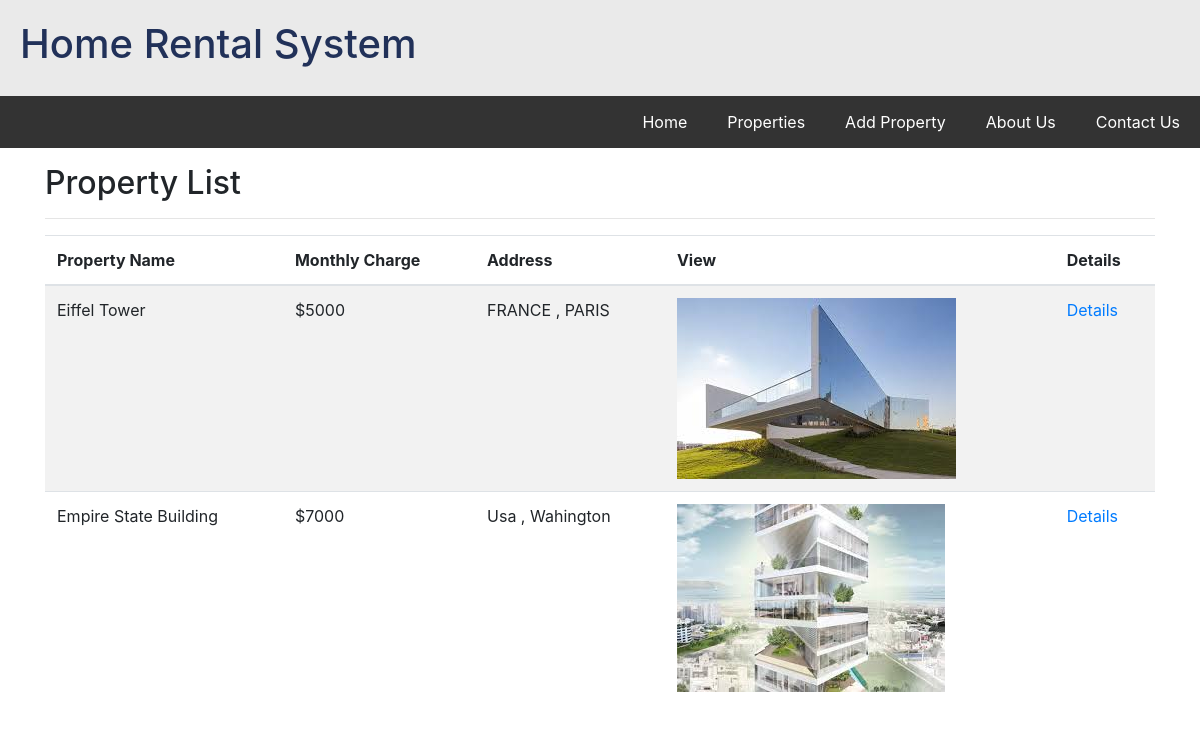
The page / on the database its author committed.
### tables this page shows
CREATE TABLE IF NOT EXISTS `propety` (
`id` int(11) NOT NULL,
  `name` varchar(100) NOT NULL,
  `monthly` varchar(100) NOT NULL,
  `address` varchar(255) NOT NULL,
  `access` varchar(100) NOT NULL,
  `floor` varchar(100) NOT NULL,
  `utility` varchar(255) NOT NULL,
  `descrip` text NOT NULL,
  `images` varchar(255) NOT NULL
);

### index.php (the view, shortened to what this page needs)
<?php include 'header.php'; ?>
<?php
$mysqli=new mysqli('localhost','root','','property');
	$query="SELECT * FROM propety";
	$read=$mysqli->query($query);
?>
<div class="container">
<h2>  Property List  </h2>
<hr>
<table class="table table-striped table-hover ">
  <thead>
    <tr>
      <th>Property Name</th>
      <th>Monthly Charge</th>
      <th>Address</th>
      <th>View</th>
      <th>Details</th>
    </tr>
  </thead>
  <tbody>
  <?php while ($row=$read->fetch_assoc()) { ?>
    <tr class="info">
      <td><?php echo  $row['name'];   ?></td>
      <td><?php echo  $row['monthly'];   ?></td>
      <td><?php echo  $row['address'];   ?></td>
      <td><img src="uploads/<?php echo  $row['images']; ?>"</td>
      <td><a href="single.php?posts=<?php echo  $row['id'];  ?>">Details</a></td>
    </tr>
    <?php } ?>
  </tbody>
</table>
</div>

### header.php (shortened to what this page needs)
<!DOCTYPE html>
<html>
<head>
<link rel="stylesheet" type="text/css" href="style.css">
<link rel="stylesheet" type="text/css" href="css/bootstrap.css">
</head>
<body>
<div class="header">
<h1> Home Rental System </h1>
</div>
 <div id="navbar">
<a href="home.php"> Contact Us </a>
<a href="home.php"> About Us</a>
<a href="insert.php" target="_blank"> Add Property</a>
<a href="index.php"> Properties </a>
<a href="home.php"> Home</a>
</div>
</body>
</html>

### style.css (style rules this page uses)
* { box-sizing: border-box; }
body { font-family: Arial, Helvetica, sans-serif , Verdana ; margin:0; }
html { scroll-behavior: smooth; }
body,html { height: 100%; }
.container { padding: 16px; }
.header { padding: 20px; text-align: left; background: #eaeaea; color:#213159; font-style: Arial; }
.header h1 { font-size= 40px; }
#navbar { overflow: hidden; background-color: #333; background-attachment: fixed; }
#navbar a { padding: 14px 20px; float: right; display: block; color:white; text-align:center; text-decoration:none; }

### rows shown on the page
propety: name "Eiffel Tower", monthly "$5000", address "FRANCE , PARIS", images (picture)
propety: name "Empire State Building", monthly "$7000", address "Usa , Wahington", images (picture)
